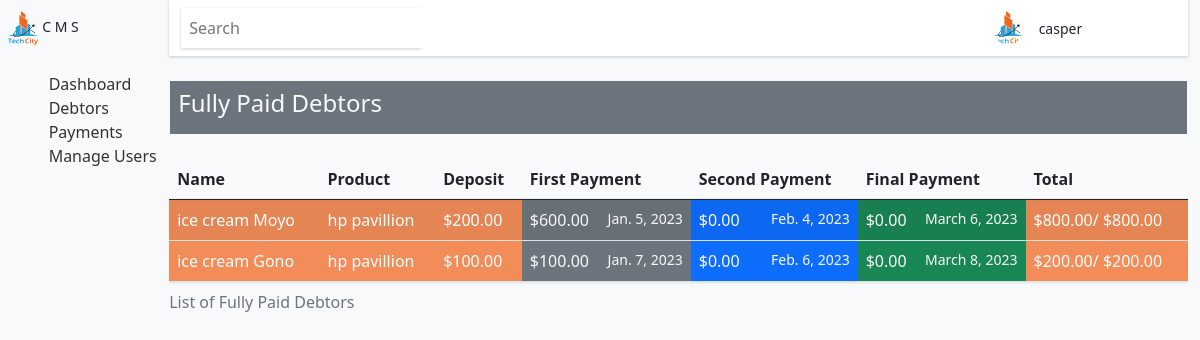
The page /fullyPaidDebtors (signed in) on the database as committed earlier.
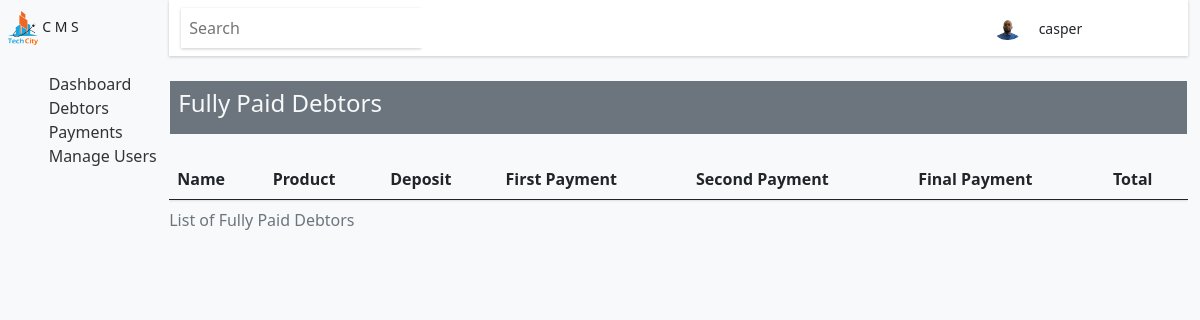
The same page on the database as committed later.
### base/models.py (models this page shows, shortened)
class User(AbstractUser):
    position = models.CharField(max_length=50)
    image = models.ImageField(upload_to='profile', blank = True, default = 'profile/avatar.svg')
    USERNAME_FIELD = 'username'
    REQUIRED_FIELDS = []

class Debtor(models.Model):
    user = models.ForeignKey("base.User", on_delete=models.CASCADE)
    name = models.CharField(max_length=50)
    maiden = models.CharField(max_length=50, null = True, blank = True)
    surname = models.CharField(max_length=50)
    gender = models.CharField(max_length=50, choices = gender)
    address = models.CharField(max_length=50)
    phonenumber = models.CharField(max_length=10)
    id_number = models.CharField(max_length=14)
    is_fully_paid = models.CharField(max_length=50, default = 'no', null=True, blank = True)
    status = models.CharField(max_length=50, default = '', blank = True )
    created = models.DateField(auto_now_add=True)
    first_payment_date = models.DateField(default = date.today() + timedelta(days=30), null = True)
    second_payment_date = models.DateField(default = date.today() + timedelta(days=60), null = True)
    final_payment_date = models.DateField(default = date.today() + timedelta(days=90), null = True)

class Product(models.Model):
    debtor = models.OneToOneField("base.Debtor", on_delete=models.CASCADE, primary_key=True)
    product = models.CharField(max_length=50)
    product_sn = models.CharField(max_length=50)
    product_amount = models.DecimalField(max_digits=6, decimal_places=2, null = True, blank = True, default= 0)
    deposit = models.DecimalField(max_digits=5, decimal_places=2, null = True, blank = True, default= 0)
    product_details = models.CharField(max_length= 100)
    first_payment = models.DecimalField(max_digits=6, decimal_places=2,  default= 0)
    second_payment = models.DecimalField(max_digits=6, decimal_places=2,   default= 0)
    final_payment = models.DecimalField(max_digits=6, decimal_places=2, default= 0)
    total = models.DecimalField(max_digits=6, decimal_places=2, blank = True, null = True, default= 0)
    created = models.DateField(auto_now_add=True, null = True)
    updated = models.DateField(auto_now=True, null = True)
    def __str__(self):
        return self.product

### base/views.py (the view)
# urls.py: path('fullyPaidDebtors', views.fullyPaidDebtors, name = 'fullyPaidDebtors'),
@login_required(login_url = 'login')
def fullyPaidDebtors(request):
    debtors = Debtor.objects.filter(is_fully_paid = 'yes')
    return render(request, 'debtors/fullyPaidDebtors.html', {'debtors':debtors})

### Templates/debtors/fullyPaidDebtors.html (shortened to what this page needs)
{% extends 'base/base.html' %}
{% load static %}
{% block content %}
<div class="dash">
    {% include 'base/aside.html' %}
    <div class="center-panel">
        {% include 'base/header.html' %}
        <section class="main-app-area mt-4">
            <div class="container">
                <div class="heading d-flex justify-content-between align-items-center mb-4 py-2 bg-secondary text-light">
                    <h4 class="px-2">Fully Paid Debtors</h4>
                </div>
                <div style="height:70vh;overflow:auto;">
                    <table class="table table-striped table-responsive table-hover" id="table">
                        <caption>List of Fully Paid Debtors</caption>
                        <thead>
                            <th>Name</th>
                            <th>Product</th>
                            <th>Deposit</th>
                            <th class="">First Payment</th>
                            <th class="">Second Payment</th>
                            <th class="">Final Payment</th>
                            <th>Total</th>
                        </thead>
                        <tbody>
                            {% for debtor in debtors %}
                            <tr>
                                <td style="background:#f06621bc;"><a href="{% url 'debtor' debtor.id %}" style="text-decoration:none;">{{debtor.name}} {{debtor.surname}}</a></td>
                                <td style="background:#f06621bc;">{{debtor.product}}</td>
                                <td style="background:#f06621bc;" class="">${{debtor.product.deposit}}</td>
                                <td class="bg-secondary text-light">
                                    <span class="payment">${{debtor.product.first_payment}}</span>
                                    <small id="date">{{debtor.first_payment_date}}</small>
                                </td>
                                <td class="bg-primary text-light">
                                    <span class="payment">${{debtor.product.second_payment}}</span>
                                    <small id="date">{{debtor.second_payment_date}}</small></td>
                                <td class="bg-success text-light">
                                    <span class="payment">${{debtor.product.final_payment}} </span>
                                    <small id="date">{{debtor.final_payment_date}}</small></td>
                                <td style="background:#f06621bc;">
                                    <span id="product_total"> ${{debtor.product.total}}</span>/
                                    <span id="product_amount"> ${{debtor.product.product_amount}}</span>
                                </td>
                            </tr>
                            {% endfor %}
                        </tbody>
                    </table>
                </div>
            </div>
        </section>
</div>
{% endblock content %}

### Templates/base/base.html (shortened to what this page needs)
{% load static %}
<!DOCTYPE html>
<html lang="en">
<head>
    <link rel="stylesheet" href="{% static 'css/main.css' %}">
    <link rel="stylesheet" href="{% static 'css/bootstrap/css/bootstrap.min.css' %}">
    <link rel="stylesheet" href="{% static 'fonts/bootstrap-icons/font/bootstrap-icons.css' %}">
</head>
<body>
    {% block content %}{% endblock content %}
</body>
</html>

### Templates/base/aside.html (shortened to what this page needs)
{% load static %}
<div class="left-panel bg-light text-dark d-none d-lg-block">
    <div class="dash-logo d-flex align-items-center justify-content-between py-3 bg-light">
        <div class="px-2">
            <img src="{% static 'assets/tc_logo.png' %}" alt="logo" class="img-fluid" width='30px'>
            <small class="text-dark">C M S</small>
        </div>
        <div class="drop-menu">
            <i class="bi bi-list px-2"></i>
        </div>
    </div>
    <div class="left-panel-contents py-3">
        <ul>
            <li>
                <a href="{% url 'dashboard' %}"><i class="bi bi-speedometer2"></i>
                    Dashboard
                </a>
            </li>
            <li>
                <a href="{% url 'debtors' %}"><i class="bi bi-people"></i>
                    Debtors
                </a>
            </li>
            <li>
                <a href="{% url 'payment' %}"><i class="bi bi-credit-card"></i>
                    Payments
                </a>
            </li>
            {% if request.user.is_superuser %}
                <li>
                    <a href="{% url 'userManagement'%}"><i class="bi bi-person-plus"></i>
                        Manage Users
                    </a>
                </li>
            {% endif %}
        </ul>
    </div>
</div>

### Templates/base/asideResponsive.html (shortened to what this page needs)
{% load static %}

### Templates/base/header.html (shortened to what this page needs)
{% load static %}
<header class="container d-none d-lg-block d-xl-block">
    <nav class="navbar">
        <div class="container">
            <div class="search d-flex align-items-center">
                <form action="" method="get" class="d-flex">
                    <input type="search" value="" name="q" placeholder="Search" class="py-2 px-2">
                    <button style="background:#fff !important ;" class="btn  btn-sm" type="submit">
                        <i class="bi bi-search text-dark"></i>
                    </button>
                </form>
            </div>
            <div class=" user-notifications px-4 d-flex align-items-center">
                <img src="{{user.image.url}}" alt="image" width="30px">
                <small class="px-3">{{user.username}}</small>
                <small><i class="bi bi-bell" onclick="notficationsShow();"></i></small>
                <small><i class="bi bi-gear px-3" onclick="settingsShow();"></i></small>
            </div>
        </div>
    </nav>
</header>

### Templates/base/asideBlock.html (shortened to what this page needs)
{% load static %}

### static/css/main.css (style rules this page uses)
.dash .left-panel { width:30%; }
.dash .center-panel { width:199%; }
.navbar { box-shadow: 0 1px 3px rgba(0, 0, 0, 0.2); background: #fff !important; }
.navbar i { cursor: pointer; }
.search { box-shadow: 0 1px 3px rgba(0, 0, 0, 0.2); width: 240px; }
.search input { border: none; }
.dash { display:flex; flex-direction: row; }

### Templates/base/base.html (style rules this page uses)
body { background:#f8f9fa; }

### Templates/debtors/fullyPaidDebtors.html (style rules this page uses)
.table thead, tbody { box-shadow: 0 1px 3px rgba(0, 0, 0, 0.2); }

### Templates/base/aside.html (style rules this page uses)
.left-panel { height: 100vh; background:#f8f9fa; display:block; }
.left-panel a { text-decoration: none; color: #333; }
.left-panel ul { list-style: none; }
.left-panel .drop-menu i { font-size: 18px; }
.user-notifications img { border-radius: 50%; }
.heading { border: 1px solid #f8f9fa ; }
.dash-logo { height: 56px; border: none; }

### Templates/base/asideResponsive.html (style rules this page uses)
.left-panel { background:#f8f9fa; }

Rows that differ between the two databases and show on the page:
removed Debtor: name "ice cream", surname "Moyo", product "hp pavillion", product.deposit "200.00", product.first_payment "600.00", first_payment_date "Jan. 5, 2023", product.second_payment "0.00", second_payment_date "Feb. 4, 2023", product.final_payment "0.00", final_payment_date "March 6, 2023", product.total "800.00", product.product_amount "800.00"
removed Debtor: name "ice cream", surname "Gono", product "hp pavillion", product.deposit "100.00", product.first_payment "100.00", first_payment_date "Jan. 7, 2023", product.second_payment "0.00", second_payment_date "Feb. 6, 2023", product.final_payment "0.00", final_payment_date "March 8, 2023", product.total "200.00", product.product_amount "200.00"
changed User "casper": image: a different picture
